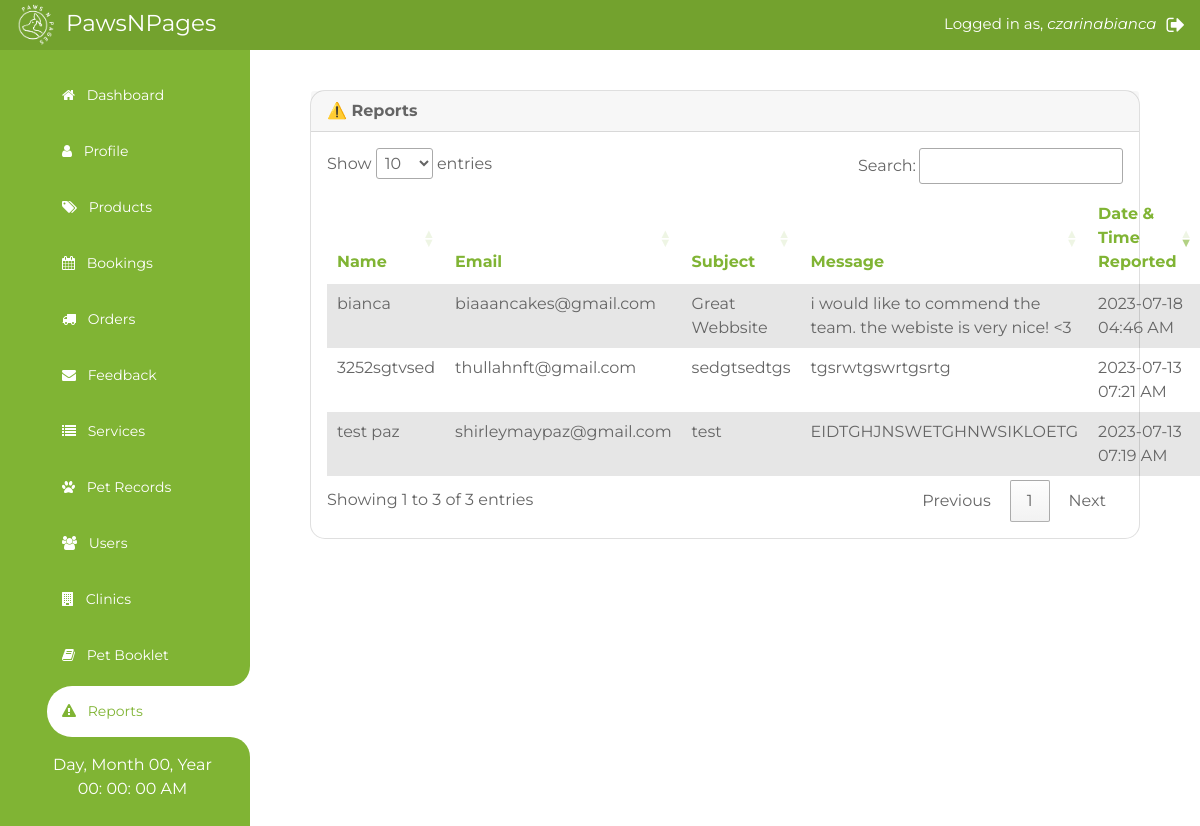
/reports.php (signed in), run on the app's committed database.
### tables this page shows
CREATE TABLE `users` (
  `UserID` int(11) NOT NULL,
  `FirstName` varchar(100) NOT NULL,
  `MiddleName` varchar(100) NOT NULL,
  `LastName` varchar(100) NOT NULL,
  `ContactNo` varchar(20) NOT NULL,
  `Birth_Date` date DEFAULT NULL,
  `UserType` varchar(50) NOT NULL,
  `Username` varchar(150) NOT NULL,
  `Email` varchar(200) NOT NULL,
  `Password` varchar(100) NOT NULL,
  `DateTimeModified` datetime DEFAULT NULL
);

CREATE TABLE `reports` (
  `ReportID` int(11) NOT NULL,
  `Sender` varchar(500) NOT NULL,
  `Email` varchar(500) NOT NULL,
  `Title` varchar(200) NOT NULL,
  `Message` varchar(1000) NOT NULL,
  `DateTimeReported` datetime NOT NULL
);

### reports.php (the view, shortened to what this page needs)
<?php
include('connection.php');
$userID = $_SESSION["id"];
$usertype = $_SESSION['usertype'];
?>
<!DOCTYPE html>
<html lang="en">
<head>
    <link rel="stylesheet" href="https://stackpath.bootstrapcdn.com/bootstrap/4.5.0/css/bootstrap.min.css">
    <link rel="stylesheet" href="https://maxcdn.bootstrapcdn.com/font-awesome/4.7.0/css/font-awesome.min.css">
    <link href="https://cdn.jsdelivr.net/npm/bootstrap-icons@1.4.1/font/bootstrap-icons.css" rel="stylesheet">
    <link href="lib/flaticon/font/flaticon.css" rel="stylesheet">
    <link href="lib/owlcarousel/assets/owl.carousel.min.css" rel="stylesheet">
    <link href="css/bootstrap.min.css" rel="stylesheet">
    <link href="css/style.css" rel="stylesheet">
</head>
<body onload="initClock()">
    <div style="width:100%; height:50px; background-color:#73a22e;">
        <p style="color:white; font-size:23px; padding-left:10px;"><img src="img/logo_white.png" height="50px">&nbsp;PawsNPages
            <?php
            $ret = mysqli_query($con, "SELECT * FROM users WHERE UserID='$userID'");
            while ($row = mysqli_fetch_array($ret)) {
            ?>
                <a href="logout.php" style="color:white; font-size:20px; padding-top:10px; float:right; padding-right:15px;"><i class="fa fa-sign-out"></i></a><a style="color:white; font-size:15px; padding-top:13px; float:right; padding-left:10px; padding-right:10px;">Logged in as, <i><?php echo $row['Username'] ?></i></a>&nbsp;&nbsp;
        </p>
    <?php } ?>
    </div>
    <div class="wrapper">
        <div class="side_bar">
            <div class="side_bar_bottom" style="height:100%;">
                <ul>
                    <li>
                        <a href="dashboard.php"><span class="icon"><i class="fa fa-home"></i></span>
                            <span class="item">Dashboard</span></a>
                    </li>
                    <li>
                        <a href="clinicadmin.php"><span class="icon"><i class="fa fa-user"></i></span>
                            <span class="item">Profile</span></a>
                    </li>
                    <li>
                        <a href="supplies.php"><span class="icon"><i class="fa fa-tags"></i></span>
                            <span class="item">Products</span></a>
                    </li>
                    <li>
                        <a href="bookings.php"><span class="icon"><i class="fa fa-calendar"></i></span>
                            <span class="item">Bookings</span></a>
                    </li>
                    <li>
                        <a href="orders_admin.php"><span class="icon"><i class="fa fa-truck"></i></span>
                            <span class="item">Orders</span></a>
                    </li>
                    <li>
                        <a href="feedbacks_admin.php"><span class="icon"><i class="fa fa-envelope"></i></span>
                            <span class="item">Feedback</span></a>
                    </li>
                    <li>
                        <a href="services.php"><span class="icon"><i class="fa fa-list"></i></span>
                            <span class="item">Services</span></a>
                    </li>
                    <li>
                        <a href="petsearch.php"><span class="icon"><i class="fa fa-paw"></i></span>
                            <span class="item">Pet Records</span></a>
                    </li>
                    <?php if ($usertype == 'Administrator') { ?>
                        <li>
                            <a href="users.php"><span class="icon"><i class="fa fa-users"></i></span>
                                <span class="item">Users</span></a>
                        </li>
                        <li>
                            <a href="clinics_admin.php"><span class="icon"><i class="fa fa-building"></i></span>
                                <span class="item">Clinics</span></a>
                        </li>
                        <li>
                            <a href="petbooklet.php"><span class="icon"><i class="fa fa-book"></i></span>
                                <span class="item">Pet Booklet</span></a>
                        </li>
                        <li class="active">
                            <span class="top_curve"></span>
                            <a href="reports.php"><span class="icon"><i class="fa fa-exclamation-triangle"></i></span>
                                <span class="item">Reports</span></a>
                            <span class="bottom_curve"></span>
                        </li>
                    <?php } ?>
                </ul>
                <div class="datetime" style="color:white; text-align:center;">
                    <div class="date">
                        <span id="dayname">Day</span>,
                        <span id="month">Month</span>
                        <span id="daynum">00</span>,
                        <span id="year">Year</span>
                    </div>
                    <div class="time">
                        <span id="hour">00</span>:
                        <span id="minutes">00</span>:
                        <span id="seconds">00</span>
                        <span id="period">AM</span>
                    </div>
                </div>
            </div>
        </div>
        <?php if ($usertype == 'Administrator') { ?>
            <div class="main_container">
                <div style="padding-right:30px; padding-left:30px; padding-top:10px;">
                    <div class="card mb-4 mb-xl-0" style="border-radius: 15px;">
                        <div class="card-header userProfile-font"><b>⚠️ Reports</b></div>
                        <div class="card-body text-center">
                            <table class="table table-striped table-hover" style="border:0px; text-align:left;" id="reports">
                                <thead style="border:0px;">
                                    <tr class="table100-head" style="border:0px;">
                                        <th class="column1" style="border:0px; color:#80b434;">Name</th>
                                        <th class="column1" style="border:0px; color:#80b434;">Email</th>
                                        <th class="column1" style="border:0px; color:#80b434;">Subject</th>
                                        <th class="column1" style="border:0px; color:#80b434;">Message</th>
                                        <th class="column1" style="border:0px; color:#80b434;">Date & Time Reported</th>
                                    </tr>
                                </thead>
                                <tbody style="border:0px;">
                                    <?php
                                    $ret = mysqli_query($con, "SELECT * FROM reports");
                                    $row = mysqli_num_rows($ret);
                                    if ($row > 0) {
                                        while ($row = mysqli_fetch_array($ret)) {
                                            $date = new DateTime($row['DateTimeReported']);
                                    ?>
                                            <tr style="border:0px;">
                                                <td style="border:0px;"><?php echo $row['Sender'] ?></td>
                                                <td style="border:0px;"><?php echo $row['Email'] ?></td>
                                                <td style="border:0px;"><?php echo $row['Title'] ?></td>
                                                <td style="border:0px;"><?php echo $row['Message']; ?></td>
                                                <td style="border:0px;"><?php echo $date->format('Y-m-d h:i A'); ?></td>
                                            </tr>
                                        <?php
                                        }
                                    } ?>
                                </tbody>
                            </table>
                        </div>
                    </div>
                </div>
            </div>
        <?php } ?>
        <link rel="stylesheet" type="text/css" href="https://cdn.datatables.net/1.13.4/css/jquery.dataTables.min.css" />
</body>
</html>

### css/style.css (style rules this page uses)
:root { --primary: #7AB730; --secondary: #FFD33C; --light: #F3F3F3; --dark: #212121; }

### reports.php (style rules this page uses)
* { margin: 0; padding: 0; box-sizing: border-box; outline: none; text-decoration: none; list-style: none; font-family: 'Montserrat', sans-serif; }
.wrapper { background: white; display: flex; }
.side_bar { width: 250px; background: #80b434; }
.main_container { width: calc(100% - 250px); padding: 30px; min-height: 100vh; }
.side_bar .side_bar_bottom { background: #80b434; padding: 20px 0; padding-left: 15px; }
.side_bar .side_bar_bottom ul li { position: relative; }
.side_bar .side_bar_bottom ul li a { display: block; padding: 15px; font-size: 14px; color: white; margin-bottom: 5px; }
.side_bar .side_bar_bottom ul li a .icon { margin-right: 8px; }
.side_bar .side_bar_bottom ul li.active a { background: white; color: #80b434; border-top-left-radius: 25px; border-bottom-left-radius: 25px; }
.side_bar .side_bar_bottom ul li.active .top_curve, .side_bar .side_bar_bottom ul li.active .bottom_curve { position: absolute; left: 0; width: 100%; height: 20px; background: white; }
.side_bar .side_bar_bottom ul li.active .top_curve { top: -20px; }
.side_bar .side_bar_bottom ul li.active .bottom_curve { bottom: -20px; }
.side_bar .side_bar_bottom ul li.active .top_curve:before, .side_bar .side_bar_bottom ul li.active .bottom_curve:before { content: ""; position: absolute; top: 0; left: 0; width: 100%; height: 100%; background: #80b434; }
.side_bar .side_bar_bottom ul li.active .top_curve:before { border-bottom-right-radius: 25px; }
.side_bar .side_bar_bottom ul li.active .bottom_curve:before { border-top-right-radius: 25px; }

### data on the page
users: Username "czarinabianca"
reports: Sender "test paz", Email "shirleymaypaz@gmail.com", Title "test", Message "EIDTGHJNSWETGHNWSIKLOETG", DateTimeReported "2023-07-13 07:19 AM"
reports: Sender "3252sgtvsed", Email "thullahnft@gmail.com", Title "sedgtsedtgs", Message "tgsrwtgswrtgsrtg", DateTimeReported "2023-07-13 07:21 AM"
reports: Sender "bianca", Email "biaaancakes@gmail.com", Title "Great Webbsite", Message "i would like to commend the team. the webiste is very nice! <3", DateTimeReported "2023-07-18 04:46 AM"
